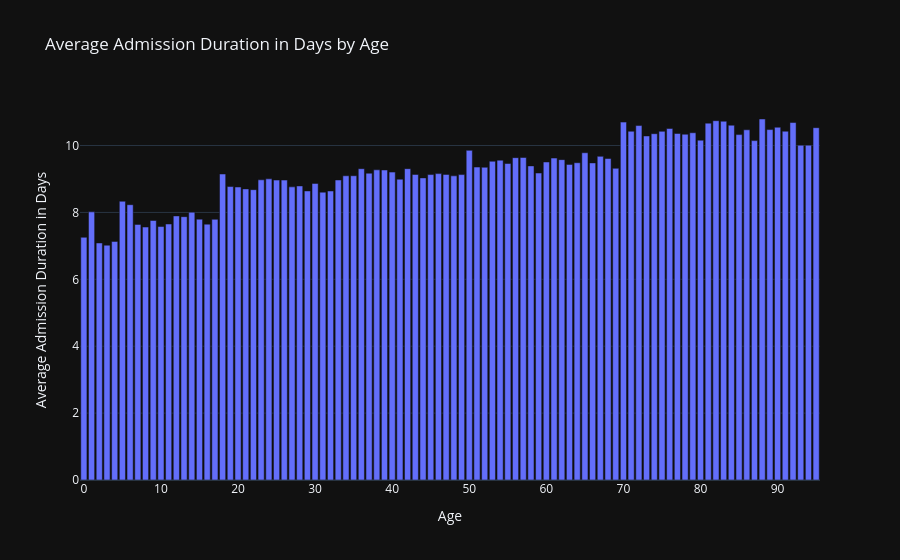

Notebook code for this chart:
### Code cell
data = hlth_df.groupby('Age')['Admission Duration Days'].mean().rename('Average Admission Duration in Days').reset_index()

fig = px.bar(data, x='Age', y='Average Admission Duration in Days', title="Average Admission Duration in Days by Age")

fig.show()

### Figure 1 — Plotly figure (JSON) as saved in the notebook; plotly's stock layout.template omitted (floating-point values rounded to 4 significant figures)
{"data": [{"hovertemplate": "Age=%{x}<br>Average Admission Duration in Days=%{y}<extra></extra>", "legendgroup": "", "marker": {"color": "#636efa", "pattern": {"shape": ""}}, "name": "", "orientation": "v", "showlegend": false, "textposition": "auto", "x": [0, 1, 2, 3, 4, 5, 6, 7, 8, 9, 10, 11, 12, 13, 14, 15, 16, 17, 18, 19, 20, 21, 22, 23, 24, 25, 26, 27, 28, 29, 30, 31, 32, 33, 34, 35, 36, 37, 38, 39, 40, 41, 42, 43, 44, 45, 46, 47, 48, 49, 50, 51, 52, 53, 54, 55, 56, 57, 58, 59, 60, 61, 62, 63, 64, 65, 66, 67, 68, 69, 70, 71, 72, 73, 74, 75, 76, 77, 78, 79, 80, 81, 82, 83, 84, 85, 86, 87, 88, 89, 90, 91, 92, 93, 94, 95], "xaxis": "x", "y": [7.256, 8.017, 7.087, 7.02, 7.133, 8.333, 8.231, 7.641, 7.562, 7.759, 7.578, 7.654, 7.895, 7.873, 8.006, 7.799, 7.65, 7.793, 9.148, 8.773, 8.76, 8.703, 8.68, 8.975, 9.004, 8.967, 8.967, 8.764, 8.792, 8.642, 8.867, 8.606, 8.64, 8.97, 9.095, 9.096, 9.307, 9.173, 9.273, 9.268, 9.205, 8.994, 9.308, 9.136, 9.032, 9.132, 9.16, 9.136, 9.093, 9.131, 9.856, 9.355, 9.35, 9.529, 9.563, 9.462, 9.637, 9.642, 9.391, 9.177, 9.508, 9.624, 9.578, 9.436, 9.485, 9.783, 9.48, 9.676, 9.611, 9.318, 10.7, 10.43, 10.6, 10.29, 10.35, 10.42, 10.51, 10.36, 10.34, 10.38, 10.16, 10.67, 10.74, 10.73, 10.61, 10.33, 10.47, 10.15, 10.79, 10.48, 10.55, 10.43, 10.69, 10.01, 10.01, 10.53], "yaxis": "y", "type": "bar"}], "layout": {"xaxis": {"anchor": "y", "domain": [0.0, 1.0], "title": {"text": "Age"}}, "yaxis": {"anchor": "x", "domain": [0.0, 1.0], "title": {"text": "Average Admission Duration in Days"}}, "legend": {"tracegroupgap": 0}, "title": {"text": "Average Admission Duration in Days by Age"}, "barmode": "relative"}}
